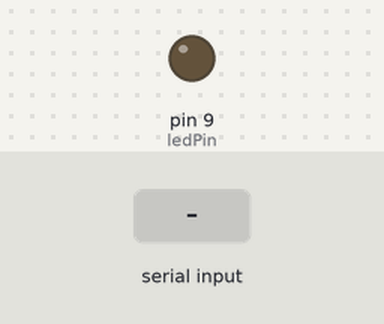
The sketch below on a simulated Arduino Uno, built with avr-gcc and run on an emulated ATmega328P. Shown: output pins drawn as LEDs (lit = HIGH). The test bench sets the inputs (shaded band). What the sketch prints to the serial monitor is not drawn.

Above: at 1.2 s.
1.3 s: "1" received over Serial
At 2.5 s:
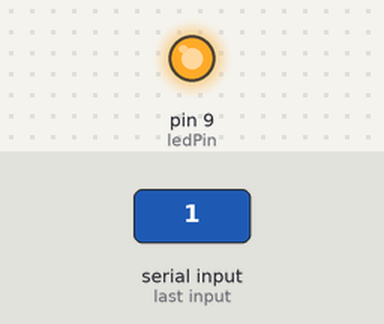
2.8 s: "0" received over Serial
At 3.9 s:
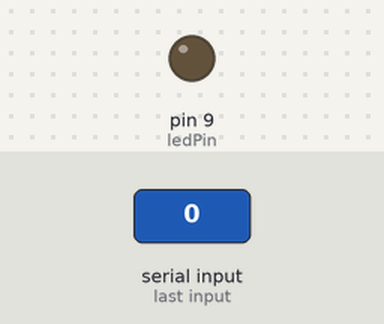
Timing chart, 0 to 5.8 s (numbered marks = the images above; inputs shaded):
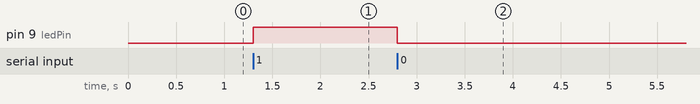

The sketch:

HC-05_initial_testing_NB_Laptop_Android.ino
```cpp
#include <SoftwareSerial.h>

//the following will be code needed to operate one single DSD TECH HC-05 Bluetooth module with an Android phone

#define ledPin 9
int state = 0;

void setup() {
  pinMode(ledPin, OUTPUT);
  digitalWrite(ledPin, LOW);
  Serial.begin(38400); // Default communication rate of the Bluetooth signal
}

void loop() {
  Serial.print(Serial.available());
  if(Serial.available() > 0 ) { // Check whether data is correct or not
    state = Serial.read(); // Reads the data from the serial
  }
  if (state == '0') {
    digitalWrite(ledPin, LOW); // Turn OFF LED
    Serial.println("LED: OFF"); // Send back to the phone or computer
    state = 0;
  }
  else if (state == '1') {
    digitalWrite(ledPin, HIGH);
    Serial.println("LED: ON");
    state = 0;
  }
}
```

Measured:
- after the input at 1.3 s, pin 9 (ledPin): LOW → HIGH at once
- after the input at 2.8 s, pin 9 (ledPin): HIGH → LOW at once
